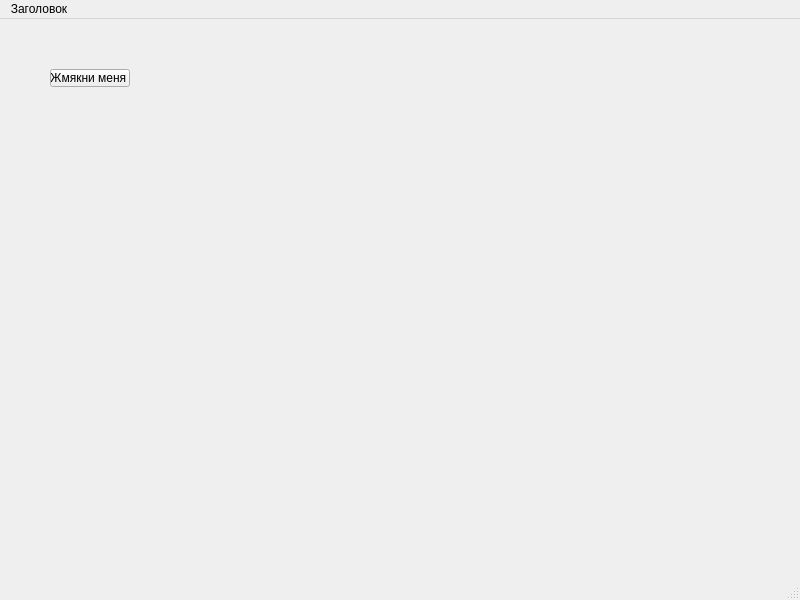
<?xml version="1.0" encoding="UTF-8"?>
<ui version="4.0">
 <class>MainWindow</class>
 <widget class="QMainWindow" name="MainWindow">
  <property name="geometry">
   <rect>
    <x>0</x>
    <y>0</y>
    <width>800</width>
    <height>600</height>
   </rect>
  </property>
  <property name="windowTitle">
   <string>MainWindow</string>
  </property>
  <widget class="QWidget" name="centralwidget">
   <widget class="QPushButton" name="pushButton">
    <property name="geometry">
     <rect>
      <x>50</x>
      <y>50</y>
      <width>80</width>
      <height>18</height>
     </rect>
    </property>
    <property name="text">
     <string>Жмякни меня </string>
    </property>
   </widget>
  </widget>
  <widget class="QMenuBar" name="menubar">
   <property name="geometry">
    <rect>
     <x>0</x>
     <y>0</y>
     <width>800</width>
     <height>17</height>
    </rect>
   </property>
   <widget class="QMenu" name="menu">
    <property name="title">
     <string>Заголовок</string>
    </property>
   </widget>
   <addaction name="menu"/>
  </widget>
  <widget class="QStatusBar" name="statusbar"/>
 </widget>
 <resources/>
 <connections/>
</ui>
